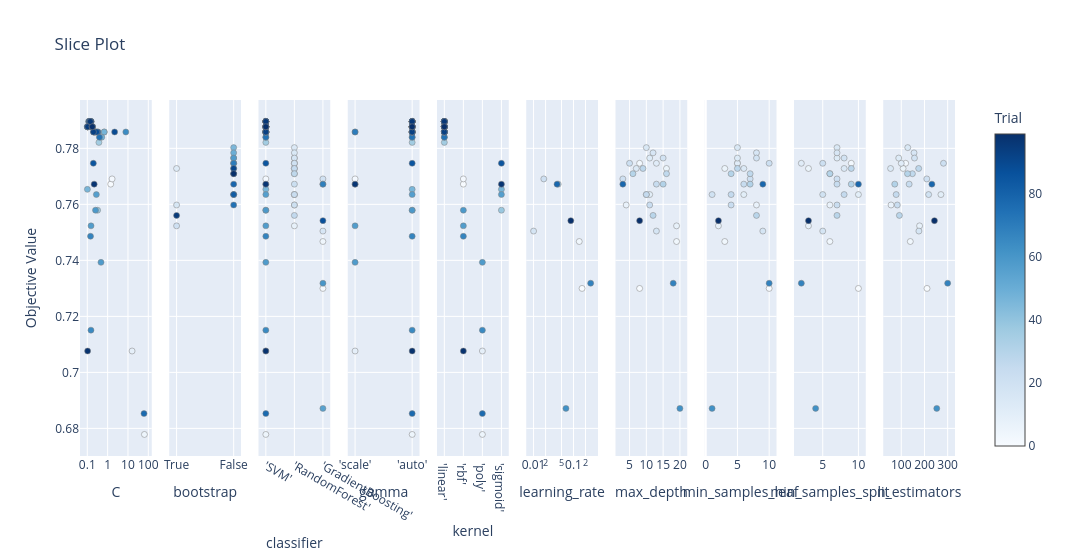

Here is the notebook cell this chart was saved with:
### Code cell
# 3. Slice Plot
plot_slice(study).show()

### Figure 1 — Plotly figure (JSON) as saved in the notebook; plotly's stock layout.template omitted (floating-point values rounded to 4 significant figures)
{"data": [{"marker": {"color": [0, 2, 5, 9, 29, 30, 31, 32, 33, 34, 35, 36, 37, 38, 39, 40, 41, 42, 43, 44, 45, 46, 47, 48, 49, 50, 51, 52, 53, 54, 56, 57, 58, 59, 61, 62, 63, 64, 65, 66, 67, 68, 70, 71, 72, 73, 74, 75, 76, 77, 78, 79, 80, 81, 82, 83, 84, 85, 86, 88, 89, 90, 91, 92, 93, 94, 95, 96, 97, 98, 99], "colorbar": {"title": {"text": "Trial"}, "x": 1, "xpad": 40}, "colorscale": [[0, "rgb(247,251,255)"], [0.125, "rgb(222,235,247)"], [0.25, "rgb(198,219,239)"], [0.375, "rgb(158,202,225)"], [0.5, "rgb(107,174,214)"], [0.625, "rgb(66,146,198)"], [0.75, "rgb(33,113,181)"], [0.875, "rgb(8,81,156)"], [1, "rgb(8,48,107)"]], "line": {"color": "Grey", "width": 0.5}, "showscale": true}, "mode": "markers", "name": "Feasible Trial", "showlegend": false, "type": "scatter", "x": [1.418, 1.657, 64.42, 15.94, 0.1255, 0.1024, 0.1038, 0.1072, 0.109, 0.1101, 0.1255, 0.373, 0.3353, 0.3219, 0.2184, 0.1013, 0.1142, 0.1804, 0.2519, 0.6788, 0.1799, 0.1012, 0.6793, 0.1797, 0.5135, 0.1813, 0.1011, 0.1642, 0.1447, 0.1751, 0.2788, 0.1527, 0.4713, 0.2542, 0.1432, 0.1467, 0.151, 7.857, 0.1514, 0.2641, 0.1441, 0.1405, 0.2385, 0.1371, 0.1543, 0.1438, 0.3947, 0.2204, 0.1261, 61.39, 0.2045, 0.1312, 0.3307, 0.1224, 0.1261, 0.214, 0.1285, 0.1983, 0.1005, 0.2885, 2.212, 0.1267, 0.1661, 0.1529, 0.2011, 0.1056, 0.1694, 0.141, 0.2182, 0.1039, 0.1762], "xaxis": "x", "y": [0.7672, 0.7691, 0.6778, 0.7076, 0.7896, 0.7877, 0.7877, 0.7877, 0.7877, 0.7877, 0.7896, 0.7821, 0.7858, 0.7579, 0.7858, 0.7877, 0.7896, 0.7877, 0.7858, 0.7858, 0.7877, 0.7654, 0.7858, 0.7877, 0.784, 0.7877, 0.7877, 0.7877, 0.7896, 0.7877, 0.7635, 0.7523, 0.7393, 0.7579, 0.7896, 0.7896, 0.7896, 0.7858, 0.7151, 0.7858, 0.7486, 0.7896, 0.7858, 0.7896, 0.7896, 0.7896, 0.784, 0.7858, 0.7896, 0.6853, 0.7858, 0.7896, 0.7858, 0.7896, 0.7896, 0.7858, 0.7896, 0.7747, 0.7877, 0.7858, 0.7858, 0.7896, 0.7877, 0.7896, 0.7858, 0.7877, 0.7877, 0.7896, 0.7672, 0.7076, 0.7877], "yaxis": "y"}, {"marker": {"color": [6, 7, 8, 26, 3, 10, 11, 12, 13, 14, 15, 17, 18, 20, 21, 22, 23, 24, 25, 27], "colorbar": {"title": {"text": "Trial"}, "x": 1, "xpad": 40}, "colorscale": [[0, "rgb(247,251,255)"], [0.125, "rgb(222,235,247)"], [0.25, "rgb(198,219,239)"], [0.375, "rgb(158,202,225)"], [0.5, "rgb(107,174,214)"], [0.625, "rgb(66,146,198)"], [0.75, "rgb(33,113,181)"], [0.875, "rgb(8,81,156)"], [1, "rgb(8,48,107)"]], "line": {"color": "Grey", "width": 0.5}, "showscale": false}, "mode": "markers", "name": "Feasible Trial", "showlegend": false, "type": "scatter", "x": ["True", "True", "True", "True", "False", "False", "False", "False", "False", "False", "False", "False", "False", "False", "False", "False", "False", "False", "False", "False"], "xaxis": "x2", "y": [0.7728, 0.7598, 0.7523, 0.7561, 0.7747, 0.7635, 0.7747, 0.7765, 0.7728, 0.7803, 0.7784, 0.7765, 0.7635, 0.7747, 0.7598, 0.7672, 0.7635, 0.7709, 0.7728, 0.7709], "yaxis": "y2"}, {"marker": {"color": [0, 2, 5, 9, 29, 30, 31, 32, 33, 34, 35, 36, 37, 38, 39, 40, 41, 42, 43, 44, 45, 46, 47, 48, 49, 50, 51, 52, 53, 54, 56, 57, 58, 59, 61, 62, 63, 64, 65, 66, 67, 68, 70, 71, 72, 73, 74, 75, 76, 77, 78, 79, 80, 81, 82, 83, 84, 85, 86, 88, 89, 90, 91, 92, 93, 94, 95, 96, 97, 98, 99, 3, 6, 7, 8, 10, 11, 12, 13, 14, 15, 17, 18, 20, 21, 22, 23, 24, 25, 26, 27, 1, 4, 16, 19, 28, 55, 60, 69, 87], "colorbar": {"title": {"text": "Trial"}, "x": 1, "xpad": 40}, "colorscale": [[0, "rgb(247,251,255)"], [0.125, "rgb(222,235,247)"], [0.25, "rgb(198,219,239)"], [0.375, "rgb(158,202,225)"], [0.5, "rgb(107,174,214)"], [0.625, "rgb(66,146,198)"], [0.75, "rgb(33,113,181)"], [0.875, "rgb(8,81,156)"], [1, "rgb(8,48,107)"]], "line": {"color": "Grey", "width": 0.5}, "showscale": false}, "mode": "markers", "name": "Feasible Trial", "showlegend": false, "type": "scatter", "x": ["'SVM'", "'SVM'", "'SVM'", "'SVM'", "'SVM'", "'SVM'", "'SVM'", "'SVM'", "'SVM'", "'SVM'", "'SVM'", "'SVM'", "'SVM'", "'SVM'", "'SVM'", "'SVM'", "'SVM'", "'SVM'", "'SVM'", "'SVM'", "'SVM'", "'SVM'", "'SVM'", "'SVM'", "'SVM'", "'SVM'", "'SVM'", "'SVM'", "'SVM'", "'SVM'", "'SVM'", "'SVM'", "'SVM'", "'SVM'", "'SVM'", "'SVM'", "'SVM'", "'SVM'", "'SVM'", "'SVM'", "'SVM'", "'SVM'", "'SVM'", "'SVM'", "'SVM'", "'SVM'", "'SVM'", "'SVM'", "'SVM'", "'SVM'", "'SVM'", "'SVM'", "'SVM'", "'SVM'", "'SVM'", "'SVM'", "'SVM'", "'SVM'", "'SVM'", "'SVM'", "'SVM'", "'SVM'", "'SVM'", "'SVM'", "'SVM'", "'SVM'", "'SVM'", "'SVM'", "'SVM'", "'SVM'", "'SVM'", "'RandomForest'", "'RandomForest'", "'RandomForest'", "'RandomForest'", "'RandomForest'", "'RandomForest'", "'RandomForest'", "'RandomForest'", "'RandomForest'", "'RandomForest'", "'RandomForest'", "'RandomForest'", "'RandomForest'", "'RandomForest'", "'RandomForest'", "'RandomForest'", "'RandomForest'", "'RandomForest'", "'RandomForest'", "'RandomForest'", "'GradientBoosting'", "'GradientBoosting'", "'GradientBoosting'", "'GradientBoosting'", "'GradientBoosting'", "'GradientBoosting'", "'GradientBoosting'", "'GradientBoosting'", "'GradientBoosting'"], "xaxis": "x3", "y": [0.7672, 0.7691, 0.6778, 0.7076, 0.7896, 0.7877, 0.7877, 0.7877, 0.7877, 0.7877, 0.7896, 0.7821, 0.7858, 0.7579, 0.7858, 0.7877, 0.7896, 0.7877, 0.7858, 0.7858, 0.7877, 0.7654, 0.7858, 0.7877, 0.784, 0.7877, 0.7877, 0.7877, 0.7896, 0.7877, 0.7635, 0.7523, 0.7393, 0.7579, 0.7896, 0.7896, 0.7896, 0.7858, 0.7151, 0.7858, 0.7486, 0.7896, 0.7858, 0.7896, 0.7896, 0.7896, 0.784, 0.7858, 0.7896, 0.6853, 0.7858, 0.7896, 0.7858, 0.7896, 0.7896, 0.7858, 0.7896, 0.7747, 0.7877, 0.7858, 0.7858, 0.7896, 0.7877, 0.7896, 0.7858, 0.7877, 0.7877, 0.7896, 0.7672, 0.7076, 0.7877, 0.7747, 0.7728, 0.7598, 0.7523, 0.7635, 0.7747, 0.7765, 0.7728, 0.7803, 0.7784, 0.7765, 0.7635, 0.7747, 0.7598, 0.7672, 0.7635, 0.7709, 0.7728, 0.7561, 0.7709, 0.73, 0.7467, 0.7505, 0.7691, 0.7672, 0.6872, 0.7318, 0.7672, 0.7542], "yaxis": "y3"}, {"marker": {"color": [0, 2, 9, 57, 58, 64, 70, 97, 5, 29, 30, 31, 32, 33, 34, 35, 36, 37, 38, 39, 40, 41, 42, 43, 44, 45, 46, 47, 48, 49, 50, 51, 52, 53, 54, 56, 59, 61, 62, 63, 65, 66, 67, 68, 71, 72, 73, 74, 75, 76, 77, 78, 79, 80, 81, 82, 83, 84, 85, 86, 88, 89, 90, 91, 92, 93, 94, 95, 96, 98, 99], "colorbar": {"title": {"text": "Trial"}, "x": 1, "xpad": 40}, "colorscale": [[0, "rgb(247,251,255)"], [0.125, "rgb(222,235,247)"], [0.25, "rgb(198,219,239)"], [0.375, "rgb(158,202,225)"], [0.5, "rgb(107,174,214)"], [0.625, "rgb(66,146,198)"], [0.75, "rgb(33,113,181)"], [0.875, "rgb(8,81,156)"], [1, "rgb(8,48,107)"]], "line": {"color": "Grey", "width": 0.5}, "showscale": false}, "mode": "markers", "name": "Feasible Trial", "showlegend": false, "type": "scatter", "x": ["'scale'", "'scale'", "'scale'", "'scale'", "'scale'", "'scale'", "'scale'", "'scale'", "'auto'", "'auto'", "'auto'", "'auto'", "'auto'", "'auto'", "'auto'", "'auto'", "'auto'", "'auto'", "'auto'", "'auto'", "'auto'", "'auto'", "'auto'", "'auto'", "'auto'", "'auto'", "'auto'", "'auto'", "'auto'", "'auto'", "'auto'", "'auto'", "'auto'", "'auto'", "'auto'", "'auto'", "'auto'", "'auto'", "'auto'", "'auto'", "'auto'", "'auto'", "'auto'", "'auto'", "'auto'", "'auto'", "'auto'", "'auto'", "'auto'", "'auto'", "'auto'", "'auto'", "'auto'", "'auto'", "'auto'", "'auto'", "'auto'", "'auto'", "'auto'", "'auto'", "'auto'", "'auto'", "'auto'", "'auto'", "'auto'", "'auto'", "'auto'", "'auto'", "'auto'", "'auto'", "'auto'"], "xaxis": "x4", "y": [0.7672, 0.7691, 0.7076, 0.7523, 0.7393, 0.7858, 0.7858, 0.7672, 0.6778, 0.7896, 0.7877, 0.7877, 0.7877, 0.7877, 0.7877, 0.7896, 0.7821, 0.7858, 0.7579, 0.7858, 0.7877, 0.7896, 0.7877, 0.7858, 0.7858, 0.7877, 0.7654, 0.7858, 0.7877, 0.784, 0.7877, 0.7877, 0.7877, 0.7896, 0.7877, 0.7635, 0.7579, 0.7896, 0.7896, 0.7896, 0.7151, 0.7858, 0.7486, 0.7896, 0.7896, 0.7896, 0.7896, 0.784, 0.7858, 0.7896, 0.6853, 0.7858, 0.7896, 0.7858, 0.7896, 0.7896, 0.7858, 0.7896, 0.7747, 0.7877, 0.7858, 0.7858, 0.7896, 0.7877, 0.7896, 0.7858, 0.7877, 0.7877, 0.7896, 0.7076, 0.7877], "yaxis": "y4"}, {"marker": {"color": [29, 30, 31, 32, 33, 34, 35, 36, 37, 39, 40, 41, 42, 43, 44, 45, 47, 48, 49, 50, 51, 52, 53, 54, 61, 62, 63, 64, 66, 68, 70, 71, 72, 73, 74, 75, 76, 78, 79, 80, 81, 82, 83, 84, 86, 88, 89, 90, 91, 92, 93, 94, 95, 96, 99, 0, 2, 57, 59, 67, 98, 5, 9, 58, 65, 77, 38, 46, 56, 85, 97], "colorbar": {"title": {"text": "Trial"}, "x": 1, "xpad": 40}, "colorscale": [[0, "rgb(247,251,255)"], [0.125, "rgb(222,235,247)"], [0.25, "rgb(198,219,239)"], [0.375, "rgb(158,202,225)"], [0.5, "rgb(107,174,214)"], [0.625, "rgb(66,146,198)"], [0.75, "rgb(33,113,181)"], [0.875, "rgb(8,81,156)"], [1, "rgb(8,48,107)"]], "line": {"color": "Grey", "width": 0.5}, "showscale": false}, "mode": "markers", "name": "Feasible Trial", "showlegend": false, "type": "scatter", "x": ["'linear'", "'linear'", "'linear'", "'linear'", "'linear'", "'linear'", "'linear'", "'linear'", "'linear'", "'linear'", "'linear'", "'linear'", "'linear'", "'linear'", "'linear'", "'linear'", "'linear'", "'linear'", "'linear'", "'linear'", "'linear'", "'linear'", "'linear'", "'linear'", "'linear'", "'linear'", "'linear'", "'linear'", "'linear'", "'linear'", "'linear'", "'linear'", "'linear'", "'linear'", "'linear'", "'linear'", "'linear'", "'linear'", "'linear'", "'linear'", "'linear'", "'linear'", "'linear'", "'linear'", "'linear'", "'linear'", "'linear'", "'linear'", "'linear'", "'linear'", "'linear'", "'linear'", "'linear'", "'linear'", "'linear'", "'rbf'", "'rbf'", "'rbf'", "'rbf'", "'rbf'", "'rbf'", "'poly'", "'poly'", "'poly'", "'poly'", "'poly'", "'sigmoid'", "'sigmoid'", "'sigmoid'", "'sigmoid'", "'sigmoid'"], "xaxis": "x5", "y": [0.7896, 0.7877, 0.7877, 0.7877, 0.7877, 0.7877, 0.7896, 0.7821, 0.7858, 0.7858, 0.7877, 0.7896, 0.7877, 0.7858, 0.7858, 0.7877, 0.7858, 0.7877, 0.784, 0.7877, 0.7877, 0.7877, 0.7896, 0.7877, 0.7896, 0.7896, 0.7896, 0.7858, 0.7858, 0.7896, 0.7858, 0.7896, 0.7896, 0.7896, 0.784, 0.7858, 0.7896, 0.7858, 0.7896, 0.7858, 0.7896, 0.7896, 0.7858, 0.7896, 0.7877, 0.7858, 0.7858, 0.7896, 0.7877, 0.7896, 0.7858, 0.7877, 0.7877, 0.7896, 0.7877, 0.7672, 0.7691, 0.7523, 0.7579, 0.7486, 0.7076, 0.6778, 0.7076, 0.7393, 0.7151, 0.6853, 0.7579, 0.7654, 0.7635, 0.7747, 0.7672], "yaxis": "y5"}, {"marker": {"color": [1, 4, 16, 19, 28, 55, 60, 69, 87], "colorbar": {"title": {"text": "Trial"}, "x": 1, "xpad": 40}, "colorscale": [[0, "rgb(247,251,255)"], [0.125, "rgb(222,235,247)"], [0.25, "rgb(198,219,239)"], [0.375, "rgb(158,202,225)"], [0.5, "rgb(107,174,214)"], [0.625, "rgb(66,146,198)"], [0.75, "rgb(33,113,181)"], [0.875, "rgb(8,81,156)"], [1, "rgb(8,48,107)"]], "line": {"color": "Grey", "width": 0.5}, "showscale": false}, "mode": "markers", "name": "Feasible Trial", "showlegend": false, "type": "scatter", "x": [0.1636, 0.1393, 0.01002, 0.01805, 0.04143, 0.06465, 0.2688, 0.03872, 0.08562], "xaxis": "x6", "y": [0.73, 0.7467, 0.7505, 0.7691, 0.7672, 0.6872, 0.7318, 0.7672, 0.7542], "yaxis": "y6"}, {"marker": {"color": [1, 3, 4, 6, 7, 8, 10, 11, 12, 13, 14, 15, 16, 17, 18, 19, 20, 21, 22, 23, 24, 25, 26, 27, 28, 55, 60, 69, 87], "colorbar": {"title": {"text": "Trial"}, "x": 1, "xpad": 40}, "colorscale": [[0, "rgb(247,251,255)"], [0.125, "rgb(222,235,247)"], [0.25, "rgb(198,219,239)"], [0.375, "rgb(158,202,225)"], [0.5, "rgb(107,174,214)"], [0.625, "rgb(66,146,198)"], [0.75, "rgb(33,113,181)"], [0.875, "rgb(8,81,156)"], [1, "rgb(8,48,107)"]], "line": {"color": "Grey", "width": 0.5}, "showscale": false}, "mode": "markers", "name": "Feasible Trial", "showlegend": false, "type": "scatter", "x": [8, 8, 19, 16, 4, 19, 11, 13, 11, 7, 10, 12, 13, 15, 10, 3, 5, 11, 13, 10, 16, 9, 12, 6, 15, 20, 18, 3, 8], "xaxis": "x7", "y": [0.73, 0.7747, 0.7467, 0.7728, 0.7598, 0.7523, 0.7635, 0.7747, 0.7765, 0.7728, 0.7803, 0.7784, 0.7505, 0.7765, 0.7635, 0.7691, 0.7747, 0.7598, 0.7672, 0.7635, 0.7709, 0.7728, 0.7561, 0.7709, 0.7672, 0.6872, 0.7318, 0.7672, 0.7542], "yaxis": "y7"}, {"marker": {"color": [1, 3, 4, 6, 7, 8, 10, 11, 12, 13, 14, 15, 16, 17, 18, 19, 20, 21, 22, 23, 24, 25, 26, 27, 28, 55, 60, 69, 87], "colorbar": {"title": {"text": "Trial"}, "x": 1, "xpad": 40}, "colorscale": [[0, "rgb(247,251,255)"], [0.125, "rgb(222,235,247)"], [0.25, "rgb(198,219,239)"], [0.375, "rgb(158,202,225)"], [0.5, "rgb(107,174,214)"], [0.625, "rgb(66,146,198)"], [0.75, "rgb(33,113,181)"], [0.875, "rgb(8,81,156)"], [1, "rgb(8,48,107)"]], "line": {"color": "Grey", "width": 0.5}, "showscale": false}, "mode": "markers", "name": "Feasible Trial", "showlegend": false, "type": "scatter", "x": [10, 5, 3, 3, 8, 2, 6, 5, 5, 6, 5, 8, 9, 8, 1, 7, 10, 4, 6, 4, 7, 5, 8, 4, 7, 1, 10, 9, 2], "xaxis": "x8", "y": [0.73, 0.7747, 0.7467, 0.7728, 0.7598, 0.7523, 0.7635, 0.7747, 0.7765, 0.7728, 0.7803, 0.7784, 0.7505, 0.7765, 0.7635, 0.7691, 0.7747, 0.7598, 0.7672, 0.7635, 0.7709, 0.7728, 0.7561, 0.7709, 0.7672, 0.6872, 0.7318, 0.7672, 0.7542], "yaxis": "y8"}, {"marker": {"color": [1, 3, 4, 6, 7, 8, 10, 11, 12, 13, 14, 15, 16, 17, 18, 19, 20, 21, 22, 23, 24, 25, 26, 27, 28, 55, 60, 69, 87], "colorbar": {"title": {"text": "Trial"}, "x": 1, "xpad": 40}, "colorscale": [[0, "rgb(247,251,255)"], [0.125, "rgb(222,235,247)"], [0.25, "rgb(198,219,239)"], [0.375, "rgb(158,202,225)"], [0.5, "rgb(107,174,214)"], [0.625, "rgb(66,146,198)"], [0.75, "rgb(33,113,181)"], [0.875, "rgb(8,81,156)"], [1, "rgb(8,48,107)"]], "line": {"color": "Grey", "width": 0.5}, "showscale": false}, "mode": "markers", "name": "Feasible Trial", "showlegend": false, "type": "scatter", "x": [10, 9, 6, 3, 6, 3, 10, 2, 7, 8, 7, 7, 5, 8, 5, 7, 5, 7, 7, 8, 6, 9, 7, 6, 9, 4, 2, 10, 3], "xaxis": "x9", "y": [0.73, 0.7747, 0.7467, 0.7728, 0.7598, 0.7523, 0.7635, 0.7747, 0.7765, 0.7728, 0.7803, 0.7784, 0.7505, 0.7765, 0.7635, 0.7691, 0.7747, 0.7598, 0.7672, 0.7635, 0.7709, 0.7728, 0.7561, 0.7709, 0.7672, 0.6872, 0.7318, 0.7672, 0.7542], "yaxis": "y9"}, {"marker": {"color": [1, 3, 4, 6, 7, 8, 10, 11, 12, 13, 14, 15, 16, 17, 18, 19, 20, 21, 22, 23, 24, 25, 26, 27, 28, 55, 60, 69, 87], "colorbar": {"title": {"text": "Trial"}, "x": 1, "xpad": 40}, "colorscale": [[0, "rgb(247,251,255)"], [0.125, "rgb(222,235,247)"], [0.25, "rgb(198,219,239)"], [0.375, "rgb(158,202,225)"], [0.5, "rgb(107,174,214)"], [0.625, "rgb(66,146,198)"], [0.75, "rgb(33,113,181)"], [0.875, "rgb(8,81,156)"], [1, "rgb(8,48,107)"]], "line": {"color": "Grey", "width": 0.5}, "showscale": false}, "mode": "markers", "name": "Feasible Trial", "showlegend": false, "type": "scatter", "x": [211, 119, 139, 108, 56, 179, 271, 100, 89, 54, 128, 155, 176, 157, 218, 210, 282, 83, 134, 78, 148, 175, 92, 127, 72, 253, 300, 232, 243], "xaxis": "x10", "y": [0.73, 0.7747, 0.7467, 0.7728, 0.7598, 0.7523, 0.7635, 0.7747, 0.7765, 0.7728, 0.7803, 0.7784, 0.7505, 0.7765, 0.7635, 0.7691, 0.7747, 0.7598, 0.7672, 0.7635, 0.7709, 0.7728, 0.7561, 0.7709, 0.7672, 0.6872, 0.7318, 0.7672, 0.7542], "yaxis": "y10"}], "layout": {"title": {"text": "Slice Plot"}, "width": 3000, "xaxis": {"anchor": "y", "domain": [0, 0.082], "title": {"text": "C"}, "type": "log"}, "xaxis10": {"anchor": "y10", "domain": [0.918, 1.0], "title": {"text": "n_estimators"}}, "xaxis2": {"anchor": "y2", "categoryarray": ["True", "False"], "categoryorder": "array", "domain": [0.102, 0.184], "title": {"text": "bootstrap"}, "type": "category"}, "xaxis3": {"anchor": "y3", "categoryarray": ["'SVM'", "'RandomForest'", "'GradientBoosting'"], "categoryorder": "array", "domain": [0.204, 0.286], "title": {"text": "classifier"}, "type": "category"}, "xaxis4": {"anchor": "y4", "categoryarray": ["'scale'", "'auto'"], "categoryorder": "array", "domain": [0.306, 0.388], "title": {"text": "gamma"}, "type": "category"}, "xaxis5": {"anchor": "y5", "categoryarray": ["'linear'", "'rbf'", "'poly'", "'sigmoid'"], "categoryorder": "array", "domain": [0.408, 0.49], "title": {"text": "kernel"}, "type": "category"}, "xaxis6": {"anchor": "y6", "domain": [0.51, 0.592], "title": {"text": "learning_rate"}, "type": "log"}, "xaxis7": {"anchor": "y7", "domain": [0.612, 0.694], "title": {"text": "max_depth"}}, "xaxis8": {"anchor": "y8", "domain": [0.714, 0.796], "title": {"text": "min_samples_leaf"}}, "xaxis9": {"anchor": "y9", "domain": [0.816, 0.898], "title": {"text": "min_samples_split"}}, "yaxis": {"anchor": "x", "domain": [0, 1], "title": {"text": "Objective Value"}}, "yaxis10": {"anchor": "x10", "domain": [0, 1], "matches": "y", "showticklabels": false}, "yaxis2": {"anchor": "x2", "domain": [0, 1], "matches": "y", "showticklabels": false}, "yaxis3": {"anchor": "x3", "domain": [0, 1], "matches": "y", "showticklabels": false}, "yaxis4": {"anchor": "x4", "domain": [0, 1], "matches": "y", "showticklabels": false}, "yaxis5": {"anchor": "x5", "domain": [0, 1], "matches": "y", "showticklabels": false}, "yaxis6": {"anchor": "x6", "domain": [0, 1], "matches": "y", "showticklabels": false}, "yaxis7": {"anchor": "x7", "domain": [0, 1], "matches": "y", "showticklabels": false}, "yaxis8": {"anchor": "x8", "domain": [0, 1], "matches": "y", "showticklabels": false}, "yaxis9": {"anchor": "x9", "domain": [0, 1], "matches": "y", "showticklabels": false}}}
